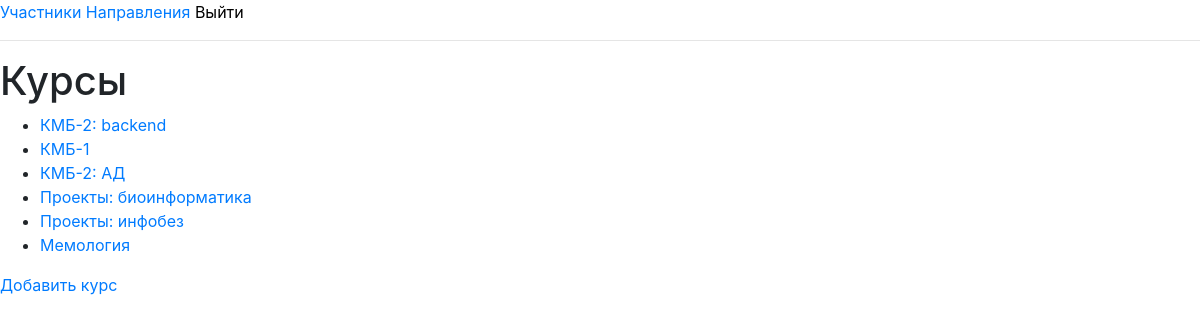
The page /courses (signed in) on the database its author committed.
### crm/models.py (models this page shows, shortened)
class Course(models.Model):
    name = models.CharField(max_length=255)
    teacher = models.CharField(max_length=100)
    about = models.TextField(max_length=255, null=True)

### crm/views.py (the view)
# urls.py: path('courses', courses),
def courses(request):
    if not request.user.is_authenticated:
        return redirect('/login')
    courses = Course.objects.all()
    return render(request, 'courses.html', {'courses': courses})

### crm/templates/courses.html (shortened to what this page needs)
<!DOCTYPE html>
<html lang="en">
<head>
    <link rel="stylesheet" href="https://stackpath.bootstrapcdn.com/bootstrap/4.3.1/css/bootstrap.min.css">
    {% extends 'base.html' %}
{% block content %}
<h1>Курсы</h1>
<ul>
    {% for course in courses %}
        <li><a href="/course?id={{ course.id }}">{{ course.name }}</a></li>
    {% endfor %}
</ul>
<a href="/addcourse">Добавить курс</a>
{% endblock %}

### rows shown on the page
Course: name "КМБ-2: backend"
Course: name "КМБ-1"
Course: name "КМБ-2: АД"
Course: name "Проекты: биоинформатика"
Course: name "Проекты: инфобез"
Course: name "Мемология"
